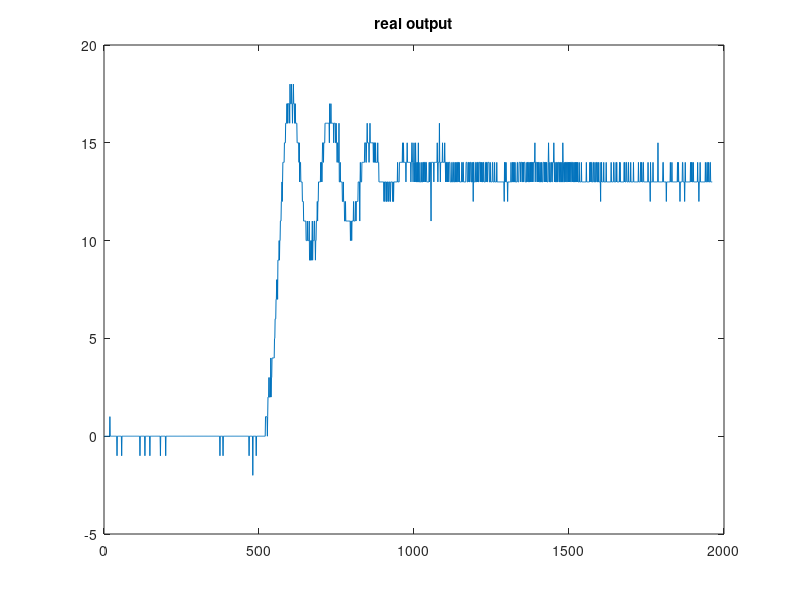
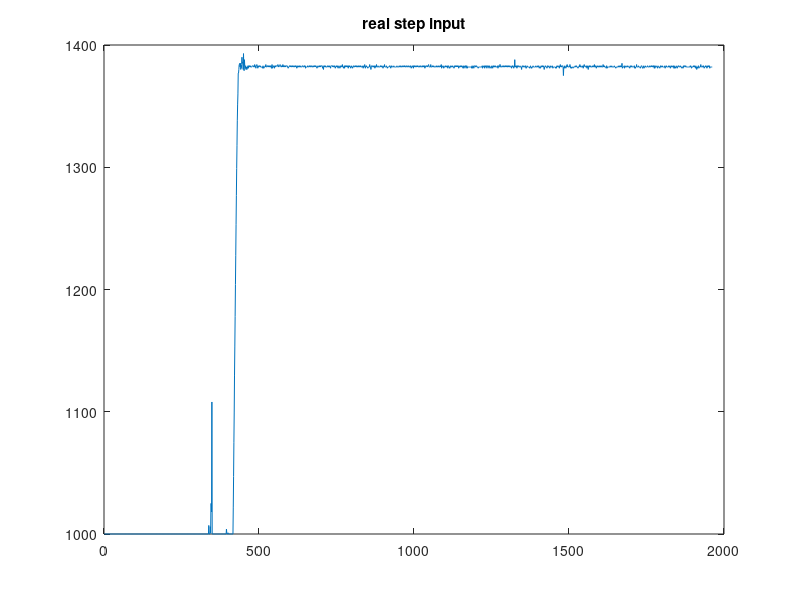

These figures' MATLAB source, in order: (Note: this script raises an error after producing the figures.)
clear
clc
close all

a=csvread('6.csv');

ts = .01;  % this is the sampling time it is computed from the array t
input=a(:,1);%input
output=a(:,2); %output
plot(output)
title('real output');
figure
plot(input) 
title('real step input');

data1 = iddata(output,input,ts);  % this is processing the data to make it compatible with the transfer-function estimation funciton
g = tfest(data1,2,0);   % getting the transfer function and storing it in g
  
% We found that the best approximation to the system is a system of the
% fifth order
transfer_fn = tf([g.Numerator],[g.Denominator]);

opt = stepDataOptions;
opt.InputOffset = 1000;
opt.StepAmplitude = max(a(:,1))-1000;
opt.set
[x,t] = step(transfer_fn,20,opt);

figure 
plot(t,x)
title('the expected transfer function');
 


%%
tfz = c2d(transfer_fn,0.01,'tustin');
 

